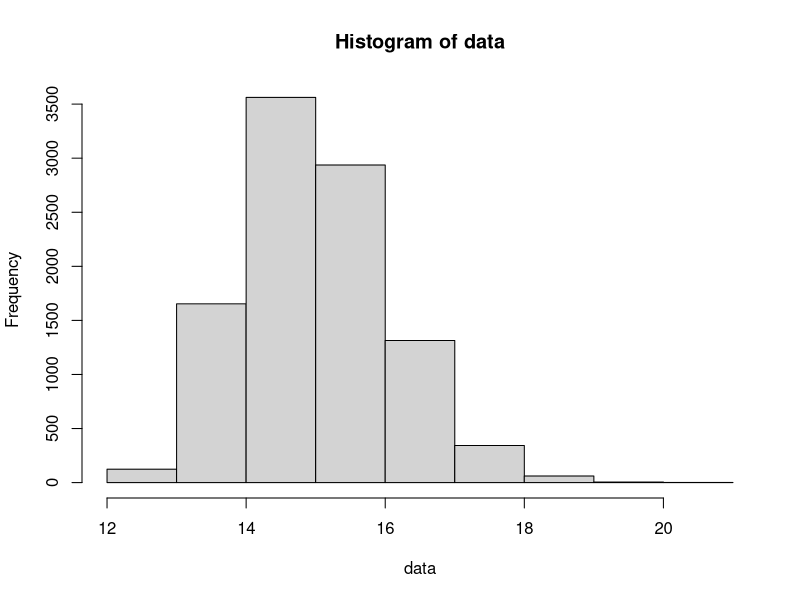
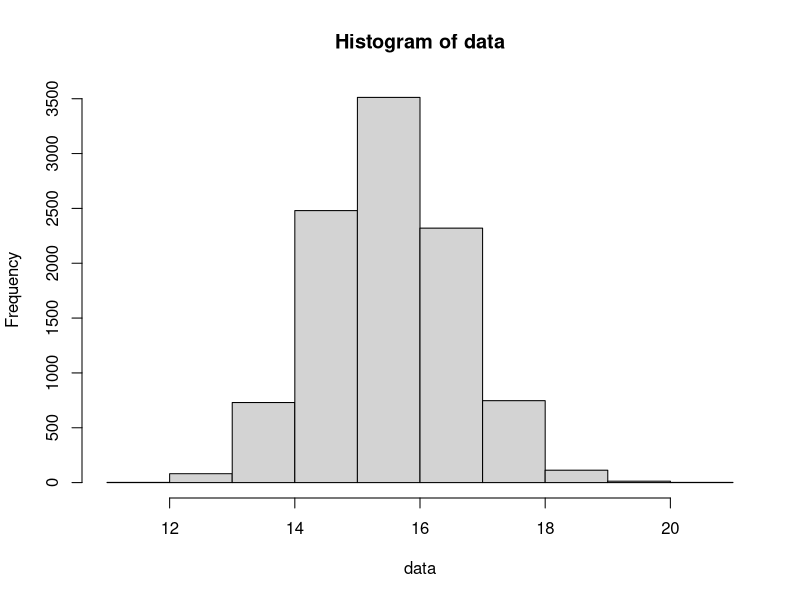
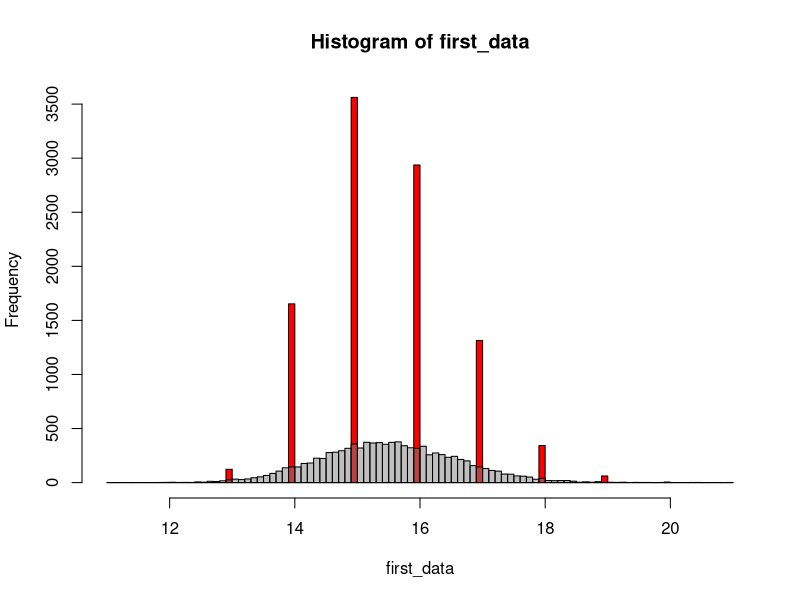
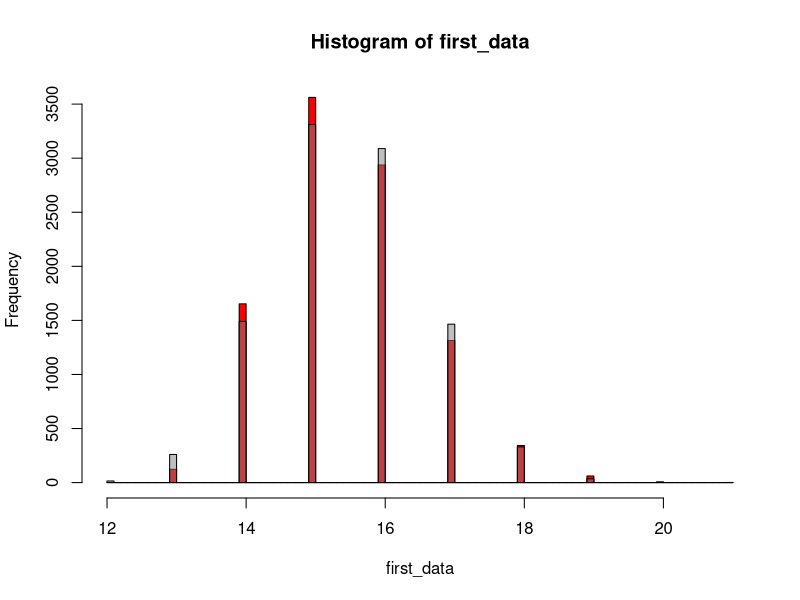
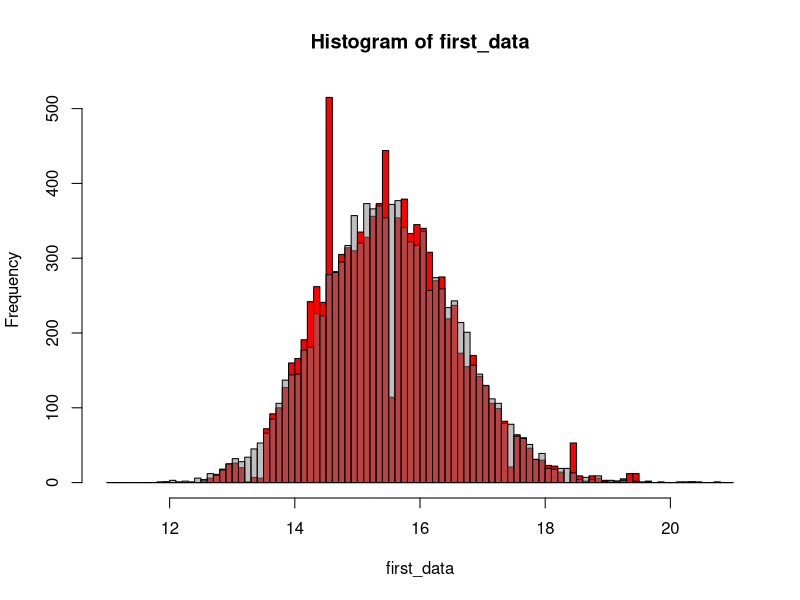
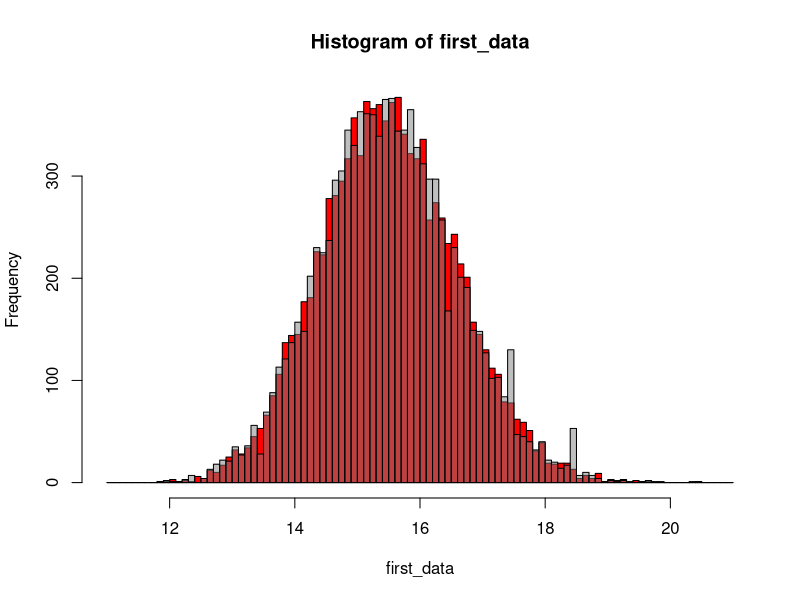
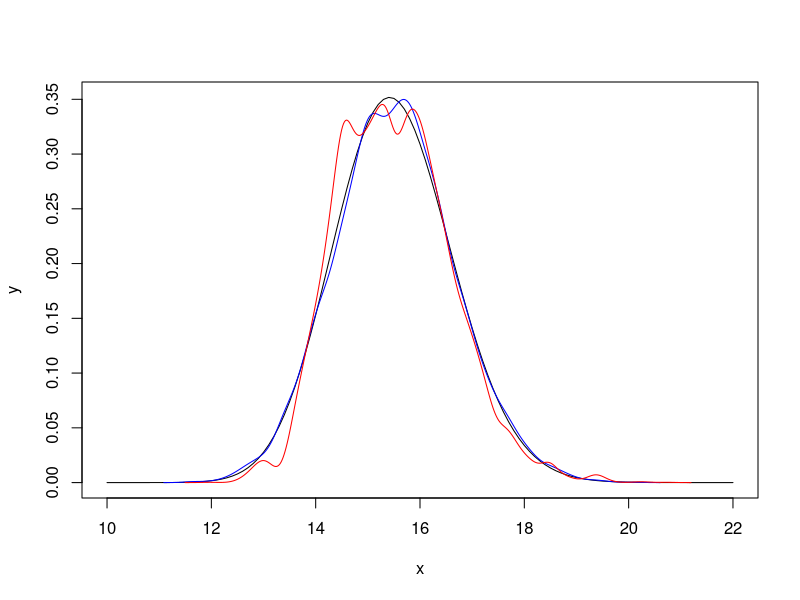
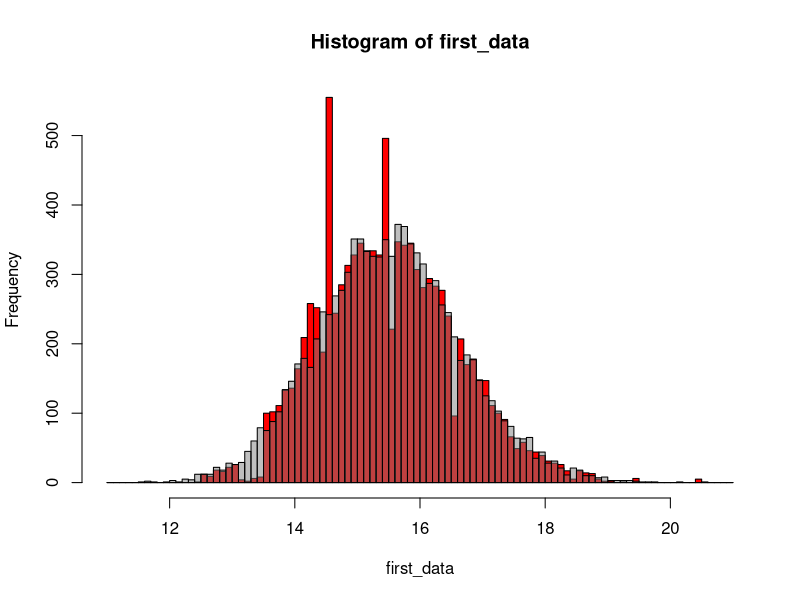

Write the R code that produced these figures, in order.
library( MASS )

## Function for getting data (it's discrete) from experiment with our model
get_discrete_data = function() {
  value_count <- c(1, 123, 1653, 3562, 2937, 1314, 343, 61, 5, 1)
  values <- 12:21
  data <- rep(values, value_count)
  return (data)
}

## Print histogram
print_hist = function(data) {
  min_border = floor(min(data))
  max_border = ceiling(max(data))
  data_breaks = c(min_border : max_border)
  
  hist(data, breaks = data_breaks)
}

## Print two histograms
print_two_histogram = function(first_data, second_data) {
  min_border = min( floor(min(first_data)), floor(min(second_data)) )
  max_border = max( ceiling(max(first_data)), ceiling(max(second_data)) )
  data_breaks = seq(min_border, max_border, 0.1)
  data_xlim = c(min_border, max_border)
  
  par(mfrow = c(1, 1))
  hist(first_data, breaks = data_breaks, col = "red", xlim = data_xlim)
  hist(second_data, breaks = data_breaks, col = rgb(0.5, 0.5, 0.5, 0.5), add = TRUE)
}

## Get discrete data
discrete_data = get_discrete_data()
discrete_data_length = length(discrete_data)
## Print discrete data few ways
table(discrete_data)
print_hist(discrete_data)

## Function for finding parameters for our data when we except that it's gamma distribution
find_distibution_parameters = function(data) {
  start_shape = 155
  start_rate = start_shape / 15.5
  
  parameters = fitdistr(data, "gamma", list(shape = start_shape, rate = start_rate))
  return (parameters$estimate)
}

## Find parameters for discrete data
discrete_data_parameters = find_distibution_parameters(discrete_data)
discrete_data_shape = discrete_data_parameters[1]
discrete_data_rate = discrete_data_parameters[2]

## Function for checking a simple hypothesis with ks.test
check_simple_hypothesis = function(data, data_parameteres) {
  ks.test(data, "pgamma", shape = data_parameteres[1], rate = data_parameteres[2])
}

## Check a simple hypothesis with ks.test. Reject it (because of the discrete data)
check_simple_hypothesis(discrete_data, discrete_data_parameters)

## Generate vector of gamma distribution values
genetate_gamma_distribution_data = function(data_length, data_parameteres) {
  data = rgamma(data_length, shape = data_parameteres[1], rate = data_parameteres[2])
}
gamma_data_length = discrete_data_length
gamma_data_parameters = discrete_data_parameters
gamma_data = genetate_gamma_distribution_data(gamma_data_length, gamma_data_parameters)
print_hist(gamma_data)

## Print two histograms. Not good Graphics.
## We need to round gamma distribution or to get continuous data 
print_two_histogram(discrete_data, gamma_data)

## Function for getting round data from continuous data
get_round_data = function(data) {
  return (round(data))
}
round_gamma_data = get_round_data(gamma_data)
print_two_histogram(discrete_data, round_gamma_data)
## Check that gamma data is gamma distribution, but round gamma data is not!
check_simple_hypothesis(gamma_data, gamma_data_parameters)
check_simple_hypothesis(round_gamma_data, gamma_data_parameters)

## Function for getting continuous data from discrete data.
## Generate gamma distribution and get fractional part of it,
## and then add it to our data
get_continuous_data = function(data, data_length, data_parameters) {
  gamma_data = sort(genetate_gamma_distribution_data(data_length, data_parameters))
  round_gamma_data = get_round_data(gamma_data)
  added_values = gamma_data - round_gamma_data
  data = sort(data)
  
  continuous_data = data + added_values
  return (continuous_data)
}
continious_data = get_continuous_data(discrete_data, discrete_data_length, discrete_data_parameters)
print_two_histogram(continious_data, gamma_data)
## Check that gamma data is gamma distribution, but continuous data is not! (Wrong parameters maybe)
check_simple_hypothesis(gamma_data, gamma_data_parameters)
check_simple_hypothesis(continious_data, gamma_data_parameters)
## Check that continuous round gamma data is gamma distribution.
## It proves that our method is work.
continuous_round_gamma_data = get_continuous_data(round_gamma_data, gamma_data_length, gamma_data_parameters)
print_two_histogram(gamma_data, continuous_round_gamma_data)
check_simple_hypothesis(gamma_data, gamma_data_parameters)
check_simple_hypothesis(continuous_round_gamma_data, gamma_data_parameters)

## Now we need to find correct parameters for our data
## Function for printing ideal density of the gamma distribution and
## the density of our continuous data that was discrete
print_densities = function(data, data_length, data_parameters) {
  continuous_data = get_continuous_data(data, data_length, data_parameters)
  
  par(mfrow = c(1, 1))
  x = seq(10, 22, by=0.1)
  y = dgamma(x, shape = data_parameters[1], rate = data_parameters[2])
  plot(x, y, col = "transparent")
  lines(x, y, col = "black")
  
  gamma_data = genetate_gamma_distribution_data(data_length, data_parameters)
  den <- density(gamma_data)
  lines(den$x, den$y, col = "blue")
  
  den <- density(continious_data)
  lines(den$x, den$y, col = "red")
  
  return (c(continuous_data, gamma_data))
}

## Function for finding maximum p-value depend on data_shape
optimize_data_shape = function(cur_data_shape) {
  cur_data_rate = cur_data_shape / 15.5
  cur_data_parameters = c(cur_data_shape, cur_data_rate)
  cur_continuous_data = get_continuous_data(discrete_data, discrete_data_length, cur_data_parameters)
  cur_res = check_simple_hypothesis(cur_continuous_data, cur_data_parameters)
  return (cur_res$p.value)
}
optimize_result = optimize(optimize_data_shape, interval = c(0, 300), maximum = TRUE)
optimize_result$maximum

## Use finding data_shape and check it
cur_data_shape = optimize_result$maximum
cur_data_rate = cur_data_shape / 15.5
cur_data_parameters = c(cur_data_shape, cur_data_rate)
dates = print_densities(discrete_data, discrete_data_length, cur_data_parameters)
cur_continuous_data = dates[1:discrete_data_length]
cur_gamma_data = dates[(discrete_data_length + 1):(2 * discrete_data_length)]

## Check that gamma data is gamma distribution, but continuous data is not!
## (Maybe we need to get not T1 or T3 or T1+T3 data, but (T1+T3) / 2. They are dependent random values)
print_two_histogram(cur_continuous_data, cur_gamma_data)
check_simple_hypothesis(cur_gamma_data, cur_data_parameters)
check_simple_hypothesis(cur_continuous_data, cur_data_parameters)
